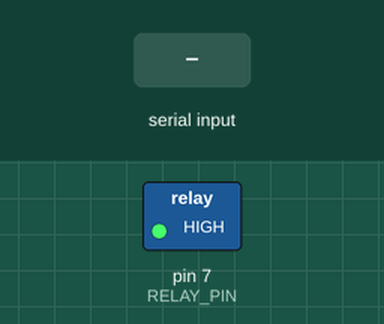
A sketch run on a simulated Arduino Uno, built with avr-gcc and run on an emulated ATmega328P. On the bench: switched loads named in the sketch (green lamp = pin HIGH). The inputs (shaded band) are chosen by the test bench.

Above: at 1.2 s.
1.3 s: "1" received over Serial
At 2.4 s:
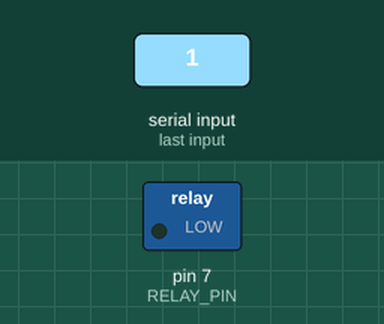
Timing chart, 0 to 5.8 s (numbered marks = the images above; inputs shaded):
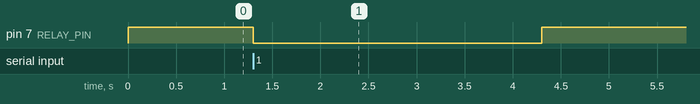

Measured:
- after the input at 1.3 s, pin 7 (RELAY_PIN): HIGH → LOW at once, → HIGH 3.0 s later

The sketch:

sprinkler_relay.ino
```cpp
/*
 * Intelligent Pesticide Sprinkling System - Arduino Uno Relay Controller
 * Serial Protocol: 9600 Baud, 8N1
 * Commands:
 *   '1' -> Activate Relay (Water Pump ON)
 *   '0' -> Deactivate Relay (Water Pump OFF - Fail-Safe Default)
 *
 * Hardware watchdog: if the relay stays ON longer than MAX_ON_MS without a '0'
 * (host crash, USB disconnect mid-pulse), the sketch switches it OFF by itself.
 * A repeated '1' while the relay is already ON does NOT extend the timer.
 */

const int RELAY_PIN = 7;       // Digital pin connected to Relay IN1
const bool ACTIVE_LOW = true;  // Most 2-channel opto-isolated relays trigger on LOW

const unsigned long MAX_ON_MS = 3000UL;  // Maximum continuous ON time (watchdog)

bool relayOn = false;
unsigned long relayOnSince = 0;

void setRelay(bool turnOn) {
  if (ACTIVE_LOW) {
    digitalWrite(RELAY_PIN, turnOn ? LOW : HIGH);
  } else {
    digitalWrite(RELAY_PIN, turnOn ? HIGH : LOW);
  }

  if (turnOn && !relayOn) {
    relayOnSince = millis();  // start of a new ON period
  }
  relayOn = turnOn;
}

void setup() {
  pinMode(RELAY_PIN, OUTPUT);
  setRelay(false); // Fail-safe: force pump OFF immediately on boot/reset
  Serial.begin(9600);
}

void loop() {
  if (Serial.available() > 0) {
    char cmd = Serial.read();
    if (cmd == '1') {
      setRelay(true);
    } else if (cmd == '0') {
      setRelay(false);
    }
  }

  // Non-blocking watchdog (unsigned subtraction is safe across millis() rollover).
  if (relayOn && (millis() - relayOnSince >= MAX_ON_MS)) {
    setRelay(false);
  }
}
```
